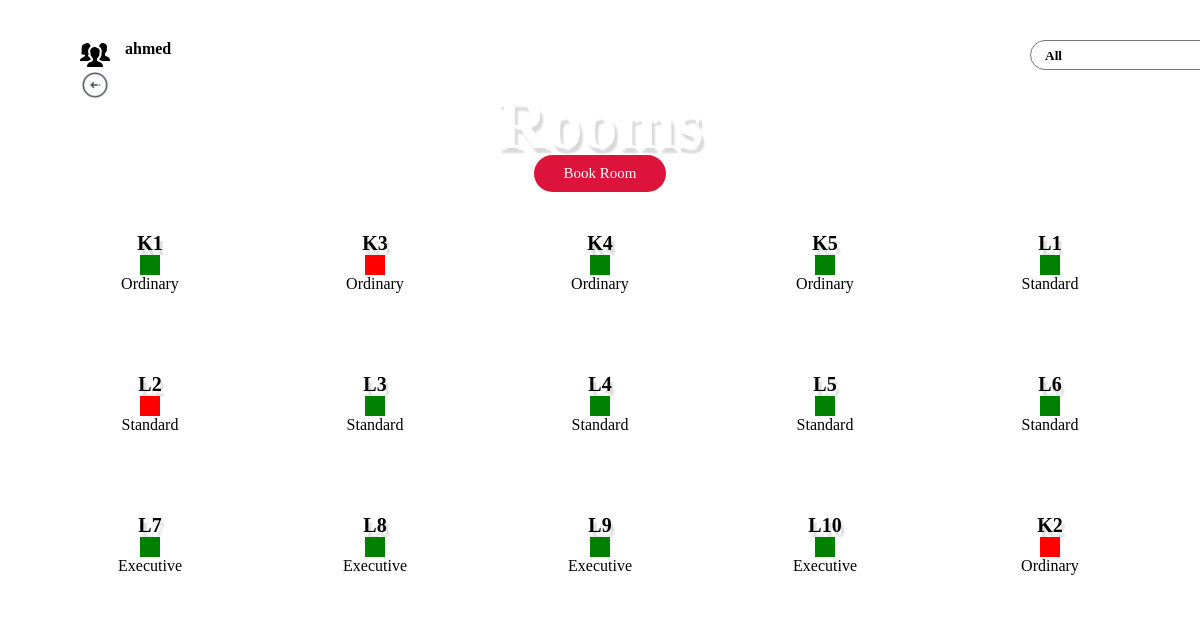
/receptionist/emp_rooms (signed in), run on an earlier commit of the app's database.
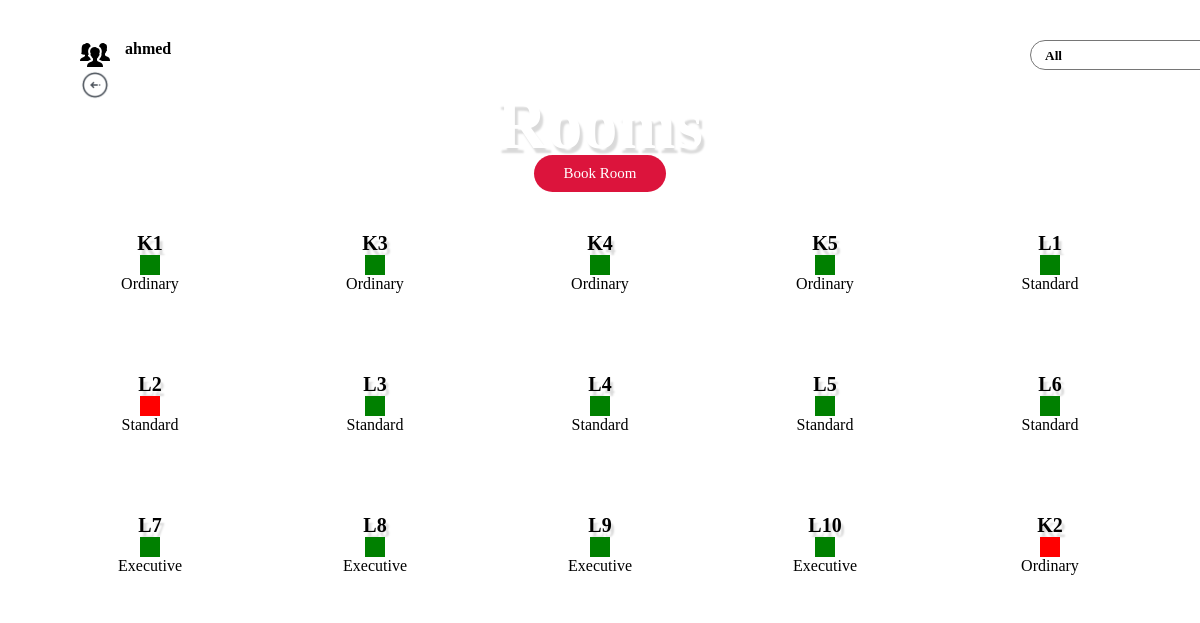
And on a later commit of the database.
### receptionist/models.py (models this page shows, shortened)
class Room(models.Model):
    name = models.TextField(max_length=100, primary_key=True, unique=True)
    capacity = models.IntegerField()
    sizes = (
        ('Executive', 'Executive'),
        ('Ordinary', 'Ordinary'),
        ('Standard', 'Standard'),
        )
    grade = models.CharField(max_length=100, choices=sizes)
    price = models.IntegerField()
    availability = models.BooleanField(default=True)
    next_booked_date = models.DateField(null=True, blank=True)
    next_free_date = models.DateField(null=True, blank=True)

### receptionist/views.py (the view)
@login_required(login_url = './emp_login')
def emp_rooms(request):
    all_rooms = Room.objects.all()
    today = date.today()
    for each_room in all_rooms:
        check = Booking.objects.filter(room_name=each_room.name).first()
        if check is not None and check.active is True:
            print( each_room.name + str(daterange(check.arrival, check.departure)))
            dates = daterange(check.arrival, check.departure)
            for datey in dates:
                if datey == today:
                    each_room.availability = False
                    each_room.save()
                    print('done')
                    break
                else:
                    each_room.availability = True
                    each_room.save()
    return render(request, 'emp_rooms.html', {'all_rooms': all_rooms})

### receptionist/views.py (called while the page is built)
def daterange(start, end):
    return [start + timedelta(n) for n in range(int((end - start).days))]

### templates/emp_rooms.html (shortened to what this page needs)
{% load static %}
<!DOCTYPE html>
<html lang="en">
<head>
    <link rel="stylesheet" href={% static "style.css" %}>
</head>
<body class="body2">
    <div class="container dash">
        <h1 class="h1">Rooms</h1>
        <div class="logout1">
            <div class="iden">
                <img src={% static  "./images/icons/people_60px.png" %} alt="">
                {% if user.is_authenticated %}
                <p>{{user.username}}</p>
                {% endif %}
            </div>
            <a href="./emp_dashboard"><img src={% static "./images/icons/back_arrow_64px.png" %} alt=""></a>
        </div>
        <a href="./emp_book_room" target="_blank" class="book">Book Room</a>
        <div class="filter">
            <select name="filter" id="select" onchange="getSelectedValue();">
                <option value="all">All</option>
            </select>
        </div>
        <div class="boxes">
            {% for room in all_rooms %}
            {% if room.availability is False and room.grade == 'Ordinary' %}
            <div class="each emp r o">
                <a href="./emp_room/{{room.name}}">{{room.name}}</a>
                <span class="color red"></span>
                <p class="type">{{room.grade}}</p>
            </div>
            {% elif room.availability is False and room.grade == 'Standard' %}
            <div class="each emp r s">
                <a href="./emp_room/{{room.name}}">{{room.name}}</a>
                <span class="color red"></span>
                <p class="type">{{room.grade}}</p>
            </div>
            {% elif room.availability is False and room.grade == 'Executive' %}
            <div class="each emp r e">
                <a href="./emp_room/{{room.name}}">{{room.name}}</a>
                <span class="color red"></span>
                <p class="type">{{room.grade}}</p>
            </div>
            {% elif room.availability is True and room.grade == 'Executive' %}
            <div class="each emp g e">
                <a href="./emp_room/{{room.name}}">{{room.name}}</a>
                <span class="color green"></span>
                <p class="type">{{room.grade}}</p>
            </div>
            {% elif room.availability is True and room.grade == 'Standard' %}
            <div class="each emp g s">
                <a href="./emp_room/{{room.name}}">{{room.name}}</a>
                <span class="color green"></span>
                <p class="type">{{room.grade}}</p>
            </div>
            {% elif room.availability is True and room.grade == 'Ordinary' %}
            <div class="each emp g o">
                <a href="./emp_room/{{room.name}}">{{room.name}}</a>
                <span class="color green"></span>
                <p class="type">{{room.grade}}</p>
            </div>
            {% endif %}
            {% endfor %}
        </div>
    </div>
</body>
</html>

What changed in the data, as far as the page shows it:
changed Room "K3": availability False → True (drawn)
